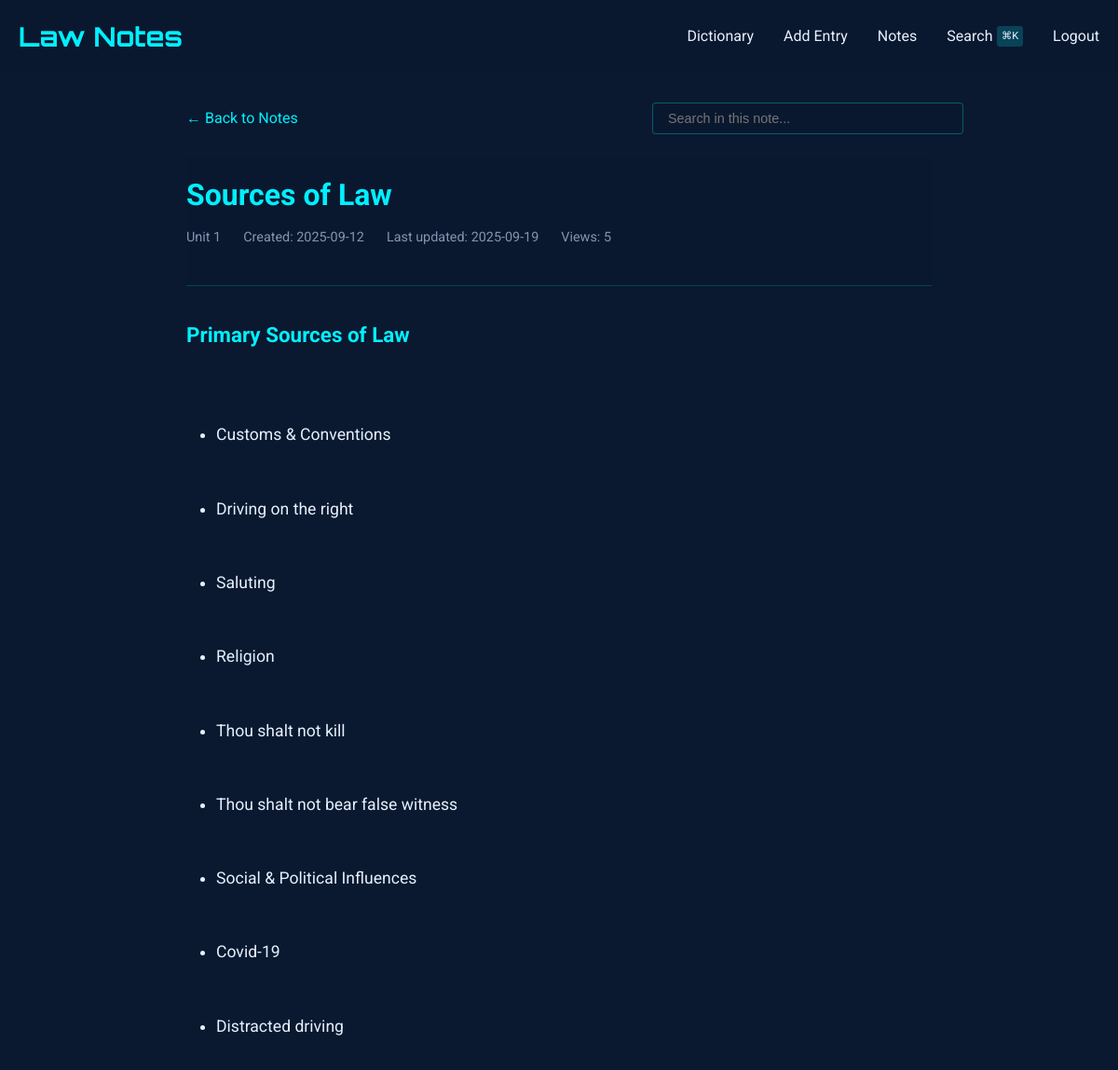
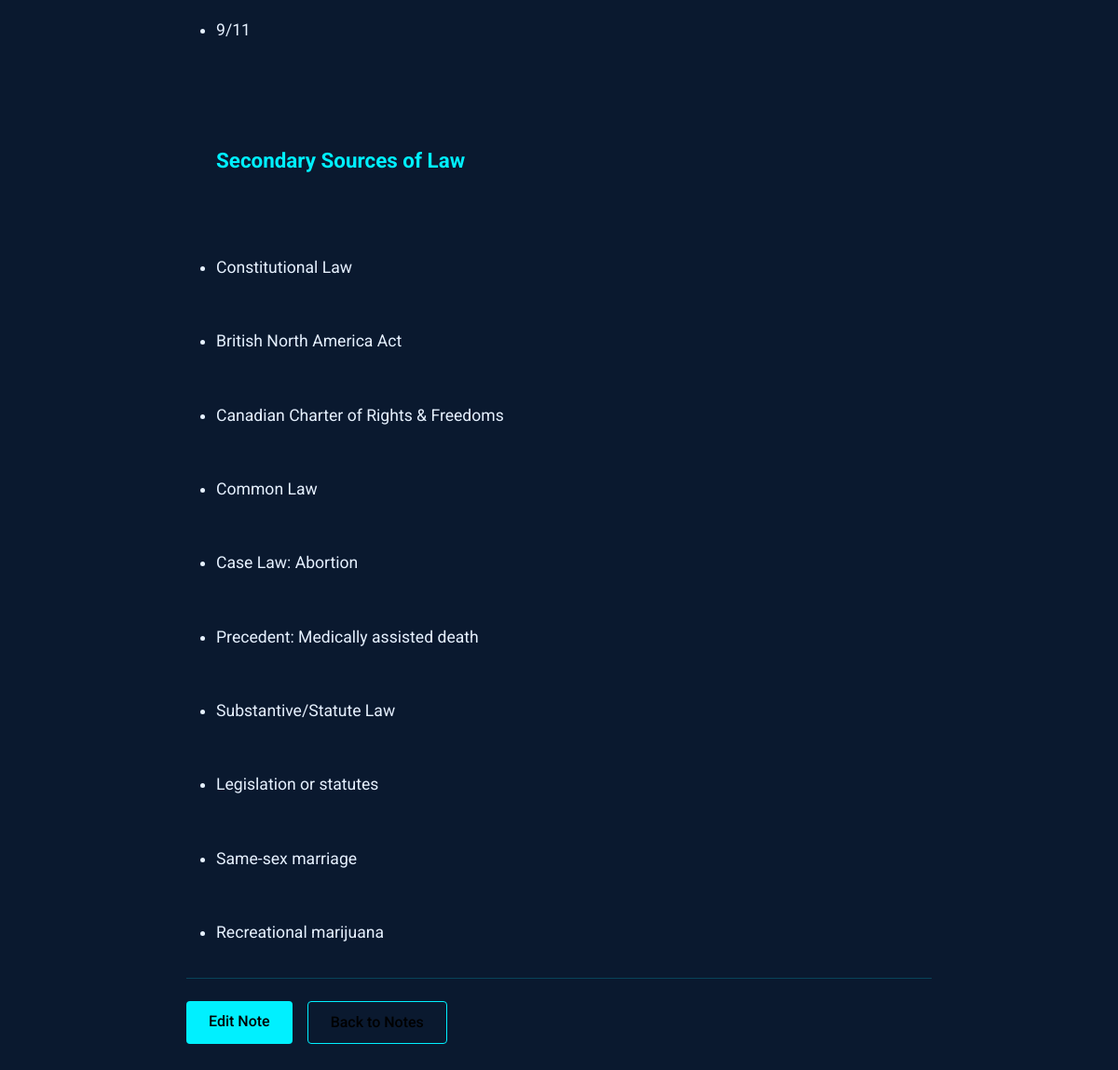
Screenshot of /notes/2 (signed in) with the database file from the repository (2 pictures, top to bottom).
### tables this page shows
CREATE TABLE notes (
    id INTEGER PRIMARY KEY AUTOINCREMENT,
    title TEXT NOT NULL,                -- short title for the note
    content TEXT NOT NULL,              -- the full note text
    unit_number INTEGER,                -- optional: to group with course units
    tags TEXT,                          -- comma-separated or JSON for filtering/search
    related_entries TEXT,               -- store glossary ids (e.g., "1,4,5") for cross-linking
    created_at TIMESTAMP DEFAULT CURRENT_TIMESTAMP,
    last_updated TIMESTAMP DEFAULT CURRENT_TIMESTAMP,
    views INTEGER DEFAULT 0,            -- track popularity
    is_favorite BOOLEAN DEFAULT 0,      -- quick flag for starred notes
    comments TEXT                       -- optional: your own thoughts or annotations
);

### notes_routes.py (the view, shortened to what this page needs)
@notes_bp.route('/<int:note_id>')
def view_note(note_id):
    if not session.get("name"):
        return redirect("/auth/login")
    db = SQL("sqlite:///notes.db")
    note = db.execute("""
        SELECT *,
               strftime('%Y-%m-%d', created_at) as created_date,
               strftime('%Y-%m-%d', last_updated) as last_updated
        FROM notes
        WHERE id = :id
    """, id=note_id)
    if not note:
        abort(404)
    note = note[0]
    db.execute("""
        UPDATE notes
        SET views = COALESCE(views, 0) + 1
        WHERE id = :id
    """, id=note_id)
    content = note['content']
    content = re.sub(r'^# (.*?)$', r'<h1>\1</h1>', content, flags=re.MULTILINE)
    content = re.sub(r'^## (.*?)$', r'<h2>\1</h2>', content, flags=re.MULTILINE)
    content = re.sub(r'^### (.*?)$', r'<h3>\1</h3>', content, flags=re.MULTILINE)
    content = re.sub(r'\*\*(.*?)\*\*', r'<strong>\1</strong>', content)
    content = re.sub(r'\*(.*?)\*', r'<em>\1</em>', content)
    content = re.sub(r'^\s*[-*] (.*?)$', r'<li>\1</li>', content, flags=re.MULTILINE)
    content = re.sub(r'(<li>.*</li>)', r'<ul>\1</ul>', content, flags=re.DOTALL)
    content = re.sub(r'^> (.*?)$', r'<blockquote>\1</blockquote>', content, flags=re.MULTILINE)
    content = content.replace('\n', '<br>')
    content = re.sub(
        r'<aside>\s*💡\s*(.*?)\s*</aside>',
        r'<div class="callout"><div class="callout-emoji">💡</div><div class="callout-content">\1</div></div>',
        content,
        flags=re.DOTALL
    )
    sections = re.split(r'(<h[1-3]>.*?</h[1-3]>)', content)
    processed_sections = []
    for i, section in enumerate(sections):
        if section.startswith('<h'):
            processed_sections.append(section)
        elif section.strip():
            if not any(tag in section for tag in ['<p>', '<ul>', '<ol>', '<blockquote>', '<div class="callout">']):
                section = f'<p>{section}</p>'
            processed_sections.append(section)
    processed_content = '\n'.join(processed_sections)
    related_entries = []
    return render_template('notes/view.html',
                         note=note,
                         content=processed_content,
                         related_entries=related_entries)

### sql.py (called while the page is built, shortened)
def _enable_logging(f):
    import logging
    import functools
    import os
    @functools.wraps(f)
    def decorator(*args, **kwargs):
        try:
            import flask
        except ModuleNotFoundError:
            return f(*args, **kwargs)
        disabled = logging.getLogger("cs50").disabled
        if flask.current_app and os.getenv("FLASK_ENV") == "development":
            logging.getLogger("cs50").disabled = False
        try:
            return f(*args, **kwargs)
        finally:
            logging.getLogger("cs50").disabled = disabled
    return decorator

def _parse_placeholder(token):
    import re
    import sqlparse
    if (
        not isinstance(token, sqlparse.sql.Token)
        or token.ttype != sqlparse.tokens.Name.Placeholder
    ):
        raise TypeError()
    if token.value == "?":
        return "qmark", None
    matches = re.search(r"^:([1-9]\d*)$", token.value)
    if matches:
        return "numeric", int(matches.group(1)) - 1
    matches = re.search(r"^:([a-zA-Z]\w*)$", token.value)
    if matches:
        return "named", matches.group(1)

    def __del__(self):
        self._disconnect()

    def _disconnect(self):
        if hasattr(_data, self._name()):
            getattr(_data, self._name()).close()
            delattr(_data, self._name())

    def _name(self):
        return str(hash(self))

        def connect(dbapi_connection, connection_record):
            try:
                if isinstance(
                    dbapi_connection, sqlite3.Connection
                ):  # If back end is sqlite
                    cursor = dbapi_connection.cursor()
                    cursor.execute("PRAGMA foreign_keys=ON")
                    cursor.close()
            except:
                pass

### templates/notes/view.html (shortened to what this page needs)
{% extends "notes/base.html" %}
{% block content %}
<div class="container" style="max-width: 800px; margin: 0 auto;">
    <div style="margin-bottom: 1.5rem; display: flex; justify-content: space-between; align-items: center; flex-wrap: wrap; gap: 1rem;">
        <a href="{{ url_for('notes.index') }}" style="color: var(--primary); text-decoration: none; display: inline-flex; align-items: center;">
            ← Back to Notes
        </a>
        <div class="search-container" style="position: relative; max-width: 300px; width: 100%;">
            <input type="text" id="noteSearch" placeholder="Search in this note..."
                   style="width: 100%; padding: 0.5rem 1rem; background: rgba(10, 25, 47, 0.7);
                          border: 1px solid rgba(0, 240, 255, 0.3); border-radius: 4px;
                          color: #e6f1ff; font-size: 0.9rem;">
        </div>
    </div>
    <article class="note">
        <header class="note-header">
            <h1 class="note-title">
                {{ note.title }}
            </h1>
            <div class="note-meta">
                {% if note.unit_number %}
                <span>Unit {{ note.unit_number }}</span>
                {% endif %}
                <span>Created: {{ note.created_date }}</span>
                <span>Last updated: {{ note.last_updated }}</span>
                <span>Views: {{ note.views or 0 }}</span>
            </div>
        </header>
        <div class="note-content">
            {{ content|safe }}
        </div>
        <div class="actions">
            <a href="{{ url_for('notes.edit_note', note_id=note.id) }}" class="btn" style="background: var(--primary); color: #000;">
                Edit Note
            </a>
            <a href="{{ url_for('notes.index') }}" class="btn" style="background: transparent; border: 1px solid var(--primary);">
                Back to Notes
            </a>
        </div>
    </article>
</div>
{% endblock %}

### templates/dictionary/base.html (style rules this page uses)
:root { --primary: #00f0ff; --bg-dark: #0a192f; --text: #e6f1ff; --success: #2ecc71; --error: #e74c3c; }
body { font-family: 'Roboto', sans-serif; background-color: var(--bg-dark); color: var(--text); line-height: 1.6; margin: 0; padding: 0; }
.container { max-width: 1200px; margin: 0 auto; padding: 0 20px; }
header { background: rgba(10, 25, 47, 0.9); padding: 1rem 0; }
.btn { display: inline-block; padding: 0.6rem 1.5rem; background: var(--primary); color: #000; border: none; border-radius: 4px; cursor: pointer; text-decoration: none; font-weight: 500; transition: all 0.3s; }

### templates/notes/view.html (style rules this page uses)
.note-header { margin-bottom: 2rem; padding-bottom: 1rem; border-bottom: 1px solid rgba(0, 240, 255, 0.2); }
.note-title { color: var(--primary); margin: 0 0 0.5rem 0; font-size: 2rem; font-weight: 700; }
.note-meta { display: flex; gap: 1.5rem; color: #8892b0; font-size: 0.9rem; margin-bottom: 1.5rem; }
.note-content { font-size: 1.1rem; line-height: 1.8; color: #e6f1ff; }
.note-content h1, .note-content h2, .note-content h3, .note-content h4, .note-content h5, .note-content h6 { color: var(--primary); margin-top: 2rem; margin-bottom: 1rem; }
.note-content h3 { font-size: 1.4rem; }
.note-content p { margin: 1.5rem 0; }
.note-content ul, .note-content ol { margin: 1.5rem 0; padding-left: 2rem; }
.note-content li { margin: 0.5rem 0; }
.actions { display: flex; gap: 1rem; margin-top: 2rem; padding-top: 1.5rem; border-top: 1px solid rgba(0, 240, 255, 0.2); }

### rows the page displays
notes: title "Sources of Law", unit_number "1", views "5"

### other values shown
{{ note.created_date }} "2025-09-12"
{{ note.last_updated }} "2025-09-19"
